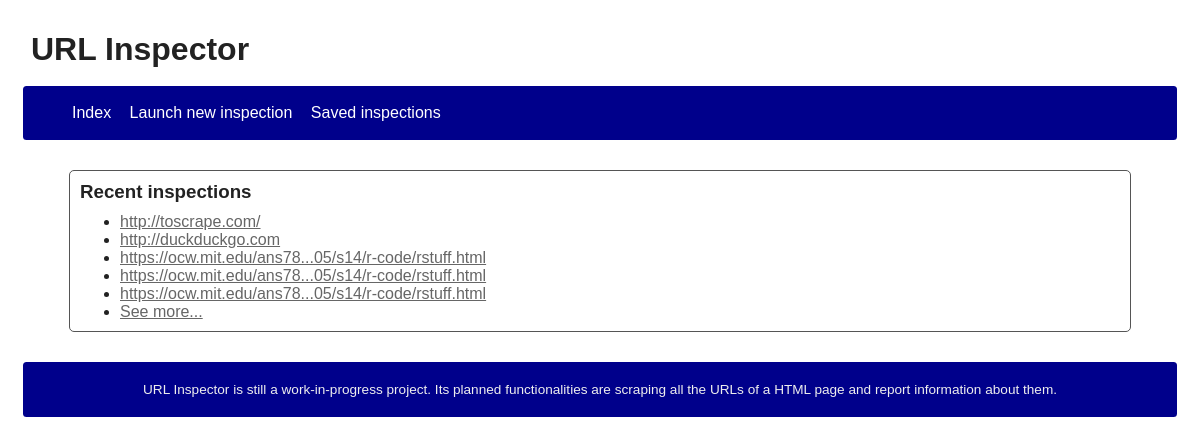
The app's page /, older data.
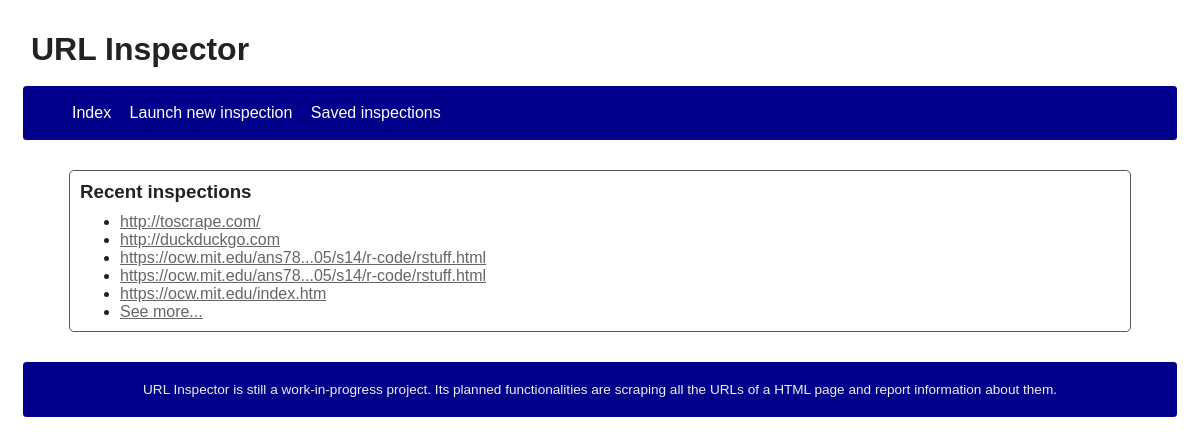
The same page, newer data.
### URLInspectorApp/models.py (models this page shows, shortened)
class Extraction(models.Model):
    STARTED = "started"
    TERMINATED = "terminated"
    CANCELLED = "cancelled"
    choices_status = (
        (STARTED, "Started"),
        (TERMINATED, "Terminated"),
        (CANCELLED, "Cancelled"),
    )
    url = models.URLField()
    start_date = models.DateTimeField(default=timezone.now)
    status = models.CharField(
        max_length=16,
        choices=choices_status,
        default=STARTED
    )

### URLInspectorApp/views.py (the view)
# urls.py: url(r"^$", views.IndexView.as_view(), name="index"),
class IndexView(ListView, GlobalContextMixin):
    template_name = template_root + "/index.html"
    context_object_name = "extractions"
    def get_queryset(self):
        limit = 5
        return Extraction.objects.all().order_by("-start_date")[:limit]
    def get_context_data(self, **kwargs):
        super_context = super(IndexView, self).get_context_data(**kwargs)
        super_context["extractions_count"] = Extraction.objects.count()
        return super_context

### URLInspectorApp/templatetags/ui_utils.py (called while the page is built)
@register.filter()
@stringfilter
def truncate_chars_middle(text, limit, sep="..."):
    if not text or limit < 0:
        return ""
    length = len(text)
    if length < limit:
        return text
    else:
        first_half = ceil(limit / 2)
        second_half = length - floor(limit / 2)
        return text[:first_half] + sep + text[second_half:]

### URLInspectorApp/views.py (called while the page is built)
    def get_context_data(self, **kwargs):
        super_context = super(GlobalContextMixin, self).get_context_data(**kwargs)
        context = self.global_context.copy()
        context.update(super_context)
        return context

### URLInspectorApp/templates/url_inspector/index.html
{% extends "url_inspector/base.html" %}
{% load ui_utils %}
{% block content %}
    <h3>Recent inspections</h3>
    {% if extractions %}
        <ul>
            {% for e in extractions %}
                <li>
                    <a
                            href="{% url 'url_inspector:inspection' e.id %}"
                            {% if e.url|length > length_url_max %} title="{{ e.url }}" {% endif %}
                    >
                        {{ e.url|truncate_chars_middle:length_url_max }}
                    </a>
                </li>
            {% endfor %}
            {% if extractions|length < extractions_count %}
                <li>
                    <a href="{% url 'url_inspector:inspections_saved' %}">See more...</a>
                </li>
            {% endif %}
        </ul>
    {% else %}
        <p>No recent inspections to display.</p>
    {% endif %}
{% endblock %}

Row changes from the older to the newer data that the page shows:
removed Extraction: url "https://ocw.mit.edu/ans78...05/s14/r-code/rstuff.html"
now on this page (row unchanged): Extraction: url "https://ocw.mit.edu/index.htm"
